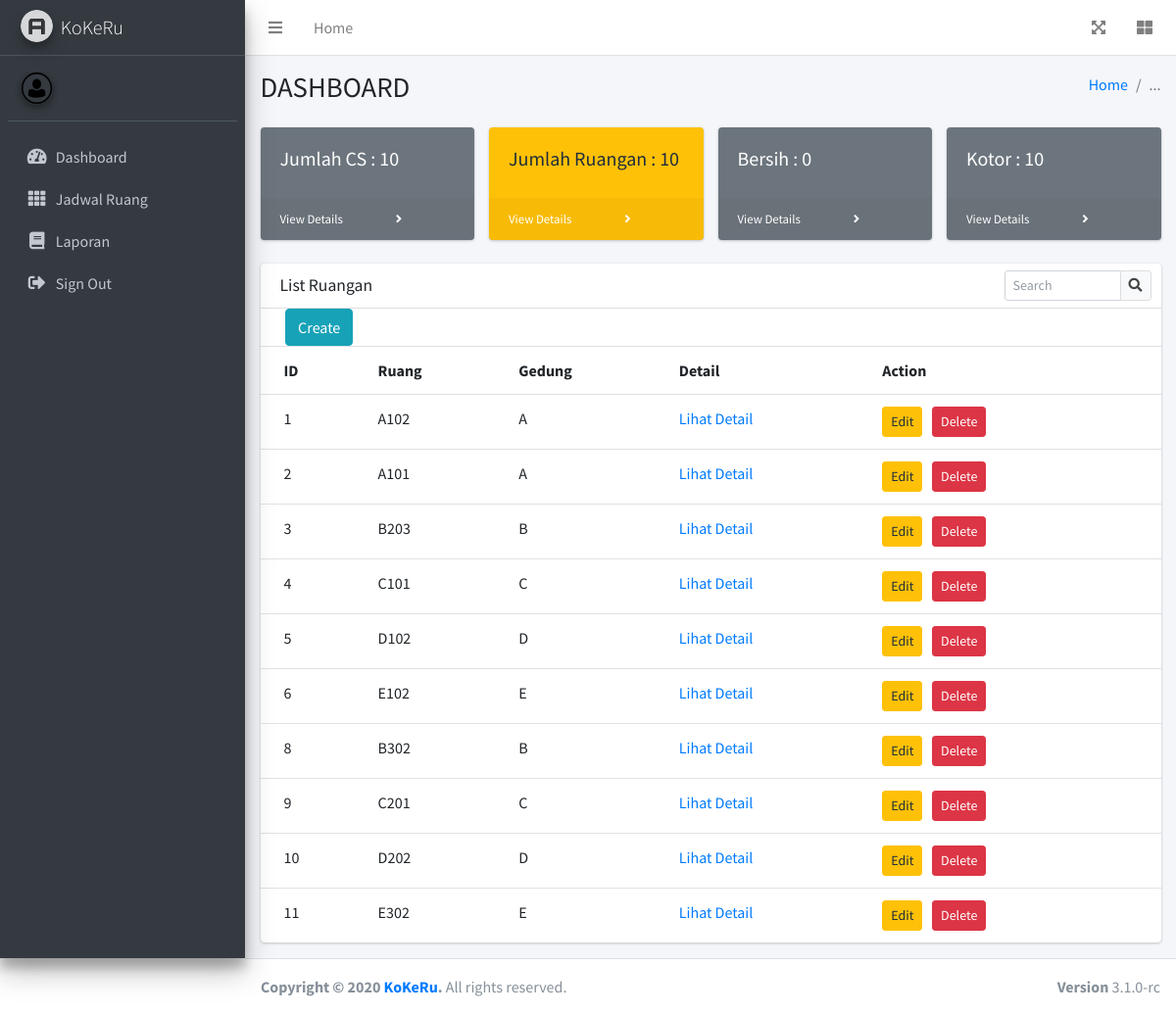
Page /pages/forms/peng_ruang_jumlahruang.php (signed in) on the committed database.
### tables this page shows
CREATE TABLE `trx_cs_ruang` (
  `id_trx` int(4) NOT NULL,
  `id_cs_ruang` int(4) NOT NULL,
  `id_cs` int(4) NOT NULL,
  `nama_cs` varchar(50) NOT NULL,
  `id_ruang` int(4) NOT NULL,
  `nama_ruang` varchar(20) NOT NULL,
  `status` varchar(20) NOT NULL,
  `tanggal` date NOT NULL,
  `bukti1` varchar(200) NOT NULL,
  `bukti2` varchar(200) NOT NULL,
  `bukti3` varchar(200) NOT NULL,
  `bukti4` varchar(200) NOT NULL,
  `bukti5` varchar(200) NOT NULL
);

CREATE TABLE `ruang` (
  `id_ruang` int(4) NOT NULL,
  `nama_ruang` varchar(20) NOT NULL,
  `nama_gedung` varchar(20) NOT NULL
);

### pages/forms/peng_ruang_jumlahruang.php (the view, shortened to what this page needs)
<!DOCTYPE html>
<html lang="en">
<head>
  <link rel="stylesheet" href="../../plugins/fontawesome-free/css/all.min.css">
  <link rel="stylesheet" href="../../dist/css/adminlte.min.css">
</head>
<body class="hold-transition sidebar-mini">
<?php
  require_once('db_login.php');
?>
<div class="wrapper">
  <nav class="main-header navbar navbar-expand navbar-white navbar-light">
    <ul class="navbar-nav">
      <li class="nav-item">
        <a class="nav-link" data-widget="pushmenu" href="#" role="button"><i class="fas fa-bars"></i></a>
      </li>
      <li class="nav-item d-none d-sm-inline-block">
        <a href="peng_home.php" class="nav-link">Home</a>
      </li>
    </ul>
    <ul class="navbar-nav ml-auto">
      <li class="nav-item">
        <a class="nav-link" data-widget="fullscreen" href="#" role="button">
          <i class="fas fa-expand-arrows-alt"></i>
        </a>
      </li>
      <li class="nav-item">
        <a class="nav-link" data-widget="control-sidebar" data-slide="true" href="#" role="button">
          <i class="fas fa-th-large"></i>
        </a>
      </li>
    </ul>
  </nav>
  <aside class="main-sidebar sidebar-dark-primary elevation-4">
    <a href="peng_home.php" class="brand-link">
      <img src="../../dist/img/AdminLTELogo.png" alt="AdminLTE Logo" class="brand-image img-circle elevation-3" style="opacity: .8">
      <span class="brand-text font-weight-light">KoKeRu</span>
    </a>
    <div class="sidebar">
      <div class="user-panel mt-3 pb-3 mb-3 d-flex">
        <div class="image">
          <img src="../../dist/img/avatar1.png" class="img-circle elevation-2" alt="User Image">
        </div>
        <div class="info">
        </div>
      </div>
      <nav class="mt-2">
        <ul class="nav nav-pills nav-sidebar flex-column" data-widget="treeview" role="menu" data-accordion="false">
		  <li class="nav-item">
            <a href="peng_home.php" class="nav-link">
              <i class="nav-icon fas fa-tachometer-alt"></i>
              <p>
                Dashboard
              </p>
            </a>
          </li>
          <li class="nav-item">
            <a href="peng_ruang_tampilan.php?id=all" class="nav-link">
              <i class="nav-icon fas fa-th"></i>
              <p>
                Jadwal Ruang
              </p>
            </a>
          </li>
          <li class="nav-item">
            <a href="tampil_laporan.php?tanggal=<?php date_default_timezone_set("Asia/Jakarta"); echo date('Y-m-d');?>&status=all" class="nav-link">
              <i class="nav-icon fas fa-book"></i>
              <p>
                Laporan
              </p>
            </a>
		</li>
          <li class="nav-item">
         <li class="nav-item">
            <a href="logout.php" class="nav-link">
              <i class="nav-icon fas fa-sign-out-alt"></i>
              <p>
                Sign Out
              </p>
            </a>
          </li>
      </nav>
    </div>
  </aside>
  <div class="content-wrapper">
    <section class="content-header">
      <div class="container-fluid">
        <div class="row mb-2">
          <div class="col-sm-6">
            <h1>DASHBOARD</h1>
          </div>
          <div class="col-sm-6">
            <ol class="breadcrumb float-sm-right">
              <li class="breadcrumb-item"><a href="#">Home</a></li>
              <li class="breadcrumb-item active">...</li>
            </ol>
          </div>
        </div>
      </div>
    </section>
    <section class="content">
      <div class="container-fluid">
       <div class="row">
                            <div class="col-xl-3 col-md-6">
                                <div class="card bg-secondary text-white mb-4">
                                    <div class="card-body"><h5>Jumlah CS : <?php
							$query = "SELECT * FROM cs ORDER BY id_cs";
							$result = $db->query($query);
							echo $result->num_rows;
						?></h5></div>
                                    <div class="card-footer d-flex align-items-center justify-content-between">
                                        <a class="small text-white stretched-link" href="peng_home.php">View Details</a>
                                        <div class="small text-white"><i class="fas fa-angle-right"></i></div>
                                    </div>
                                </div>
                            </div>
                            <div class="col-xl-3 col-md-6">
                                <div class="card bg-warning text-white mb-4">
                                    <div class="card-body"><h5>Jumlah Ruangan : <?php
							$query = "SELECT * FROM ruang";
							$result = $db->query($query);
							echo $result->num_rows;
						?></h5></div>
                                    <div class="card-footer d-flex align-items-center justify-content-between">
                                        <a class="small text-white stretched-link" href="peng_ruang_jumlahruang.php">View Details</a>
                                        <div class="small text-white"><i class="fas fa-angle-right"></i></div>
                                    </div>
                                </div>
                            </div>
                            <div class="col-xl-3 col-md-6">
                                <div class="card bg-secondary text-white mb-4">
                                    <div class="card-body"><h5>Bersih : <?php
							$query = "SELECT * FROM trx_cs_ruang WHERE status = 'Sudah Dibersihkan'";
							$result = $db->query($query);
							echo $result->num_rows;
						?></h5></div>
                                    <div class="card-footer d-flex align-items-center justify-content-between">
                                        <a class="small text-white stretched-link" href="peng_ruang_bersih.php">View Details</a>
                                        <div class="small text-white"><i class="fas fa-angle-right"></i></div>
                                    </div>
                                </div>
                            </div>
                            <div class="col-xl-3 col-md-6">
                                <div class="card bg-secondary text-white mb-4">
                                    <div class="card-body"><h5>Kotor : <?php
							$query = "SELECT * FROM trx_cs_ruang WHERE status = 'Belum Dibersihkan'";
							$result = $db->query($query);
							echo $result->num_rows;
						?></h5></div>
                                    <div class="card-footer d-flex align-items-center justify-content-between">
                                        <a class="small text-white stretched-link" href="peng_ruang_kotor.php">View Details</a>
                                        <div class="small text-white"><i class="fas fa-angle-right"></i></div>
                                    </div>
                                </div>
                            </div>
                        </div>
        <div class="row">
          <div class="col-12">
            <div class="card">
              <div class="card-header">
                <h3 class="card-title">List Ruangan</h3>
                <div class="card-tools">
                  <div class="input-group input-group-sm" style="width: 150px;">
                    <input type="text" name="table_search" class="form-control float-right" placeholder="Search">
                    <div class="input-group-append">
                      <button type="submit" class="btn btn-default">
                        <i class="fas fa-search"></i>
                      </button>
                    </div>
                  </div>
                </div>
              </div>
              <div class="card-body table-responsive p-0" >
                <table class="table table-head-fixed text-nowrap">
                    <tr>
                      <th>ID</th>
                      <th>Ruang</th>
                      <th>Gedung</th>
					  <th>Detail</th>
					  <th>Action</th>
                    </tr>
 						<?php
							$query = "SELECT * FROM ruang ORDER BY id_ruang";
							$result = $db->query($query);
							while ($row = $result->fetch_object()){
								echo '<tr>';
								echo '<td>'.$row->id_ruang.'</td>';
								echo '<td>'.$row->nama_ruang.'</td>';
								echo '<td>'.$row->nama_gedung.'</td>';
								echo '<td><span class="tag tag-primary"><a href="#">Lihat Detail</span></td>';
								echo '<td><a class="btn btn-warning btn-sm" href="peng_edit_ruang.php?id='.$row->id_ruang.'">Edit</a>&nbsp;&nbsp;'?>
									<a class="btn btn-danger btn-sm" onclick="return confirm('Apakah anda yakin untuk menghapus kategori ini?')" <?php echo 'href="peng_delete_ruang.php?id='.$row->id_ruang.'">Delete</a>
									</td>';
								echo '</tr>';
							}
							echo '&nbsp;&nbsp;&nbsp;&nbsp;&nbsp;&nbsp;&nbsp;&nbsp;<a class="btn btn-info" href="peng_create_ruang.php">Create</a>';
							echo '</table>';
						?>
              </div>
            </div>
          </div>
        </div>
            </div>
          </div>
        </div>
  <footer class="main-footer">
    <div class="float-right d-none d-sm-block">
      <b>Version</b> 3.1.0-rc
    </div>
    <strong>Copyright &copy; 2020 <a href="https://adminlte.io">KoKeRu</a>.</strong> All rights reserved.
  </footer>
</body>
</html>

### rows in the picture
trx_cs_ruang: id_trx "10"
ruang: id_ruang "1", nama_ruang "A102", nama_gedung "A"
ruang: id_ruang "2", nama_ruang "A101", nama_gedung "A"
ruang: id_ruang "3", nama_ruang "B203", nama_gedung "B"
ruang: id_ruang "4", nama_ruang "C101", nama_gedung "C"
ruang: id_ruang "5", nama_ruang "D102", nama_gedung "D"
ruang: id_ruang "6", nama_ruang "E102", nama_gedung "E"
ruang: id_ruang "8", nama_ruang "B302", nama_gedung "B"
ruang: id_ruang "9", nama_ruang "C201", nama_gedung "C"
ruang: id_ruang "10", nama_ruang "D202", nama_gedung "D"
ruang: id_ruang "11", nama_ruang "E302", nama_gedung "E"

### other values in the picture
$result->num_rows "10"
$result->num_rows "0"
